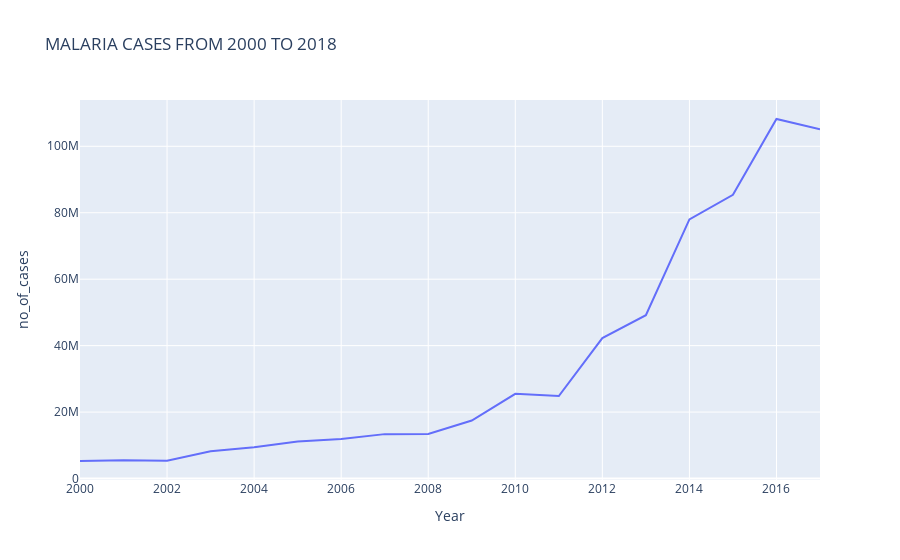

Notebook code for this chart:
### Code cell
fig = px.line(Year, x='Year', y='no_of_cases', title='MALARIA CASES FROM 2000 TO 2018')
fig.show()

### Figure 1 — Plotly figure (JSON) as saved in the notebook; plotly's stock layout.template omitted (floating-point values rounded to 4 significant figures)
{"data": [{"hovertemplate": "Year=%{x}<br>no_of_cases=%{y}<extra></extra>", "legendgroup": "", "line": {"color": "#636efa", "dash": "solid"}, "marker": {"symbol": "circle"}, "mode": "lines", "name": "", "orientation": "v", "showlegend": false, "type": "scatter", "x": [2000, 2001, 2002, 2003, 2004, 2005, 2006, 2007, 2008, 2009, 2010, 2011, 2012, 2013, 2014, 2015, 2016, 2017], "xaxis": "x", "y": [5279182, 5534764, 5335247, 8243454, 9389638, 11170319, 11898896, 13365529, 13395349, 17454477, 25484864, 24817945, 42265864, 49175016, 78001744, 85379317, 108212723, 105109520], "yaxis": "y"}], "layout": {"legend": {"tracegroupgap": 0}, "title": {"text": "MALARIA CASES FROM 2000 TO 2018"}, "xaxis": {"anchor": "y", "domain": [0, 1], "title": {"text": "Year"}}, "yaxis": {"anchor": "x", "domain": [0, 1], "title": {"text": "no_of_cases"}}}}
